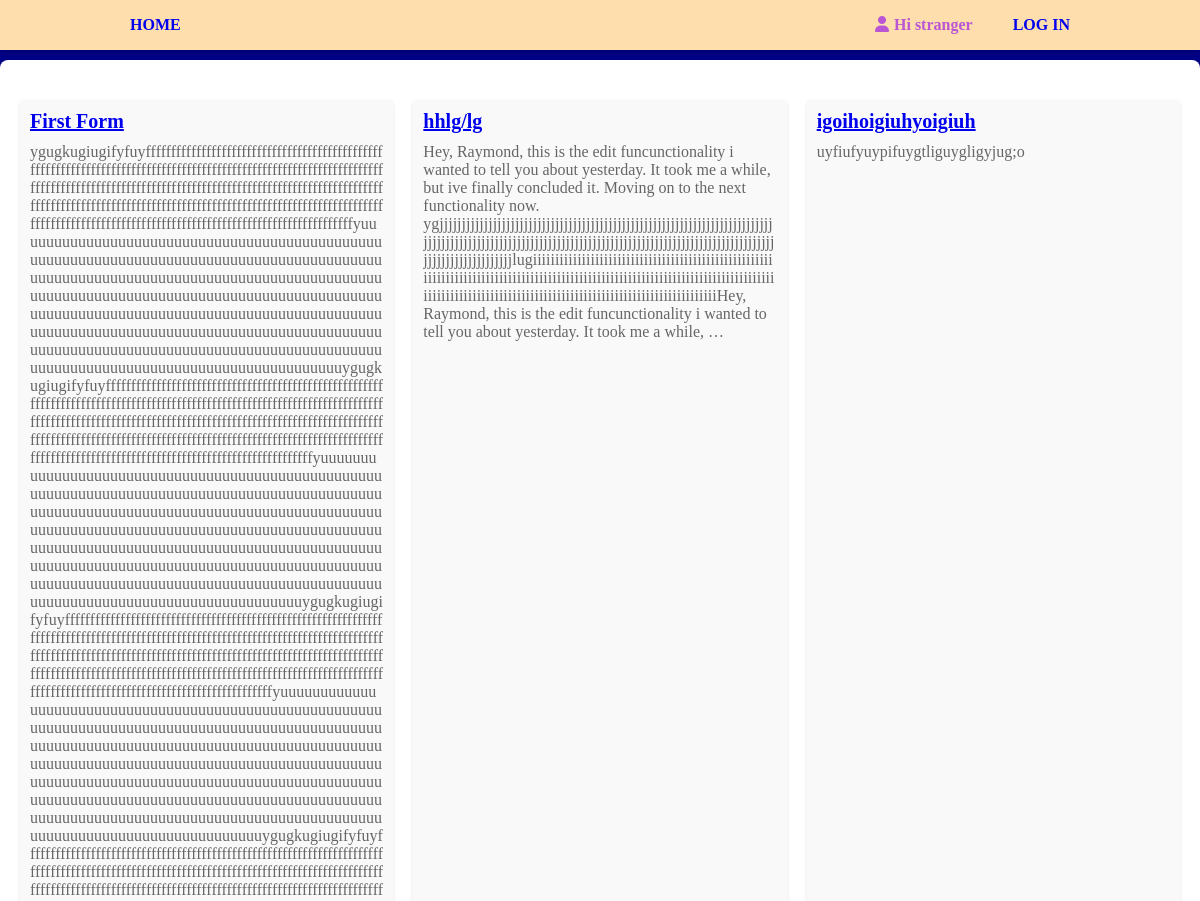
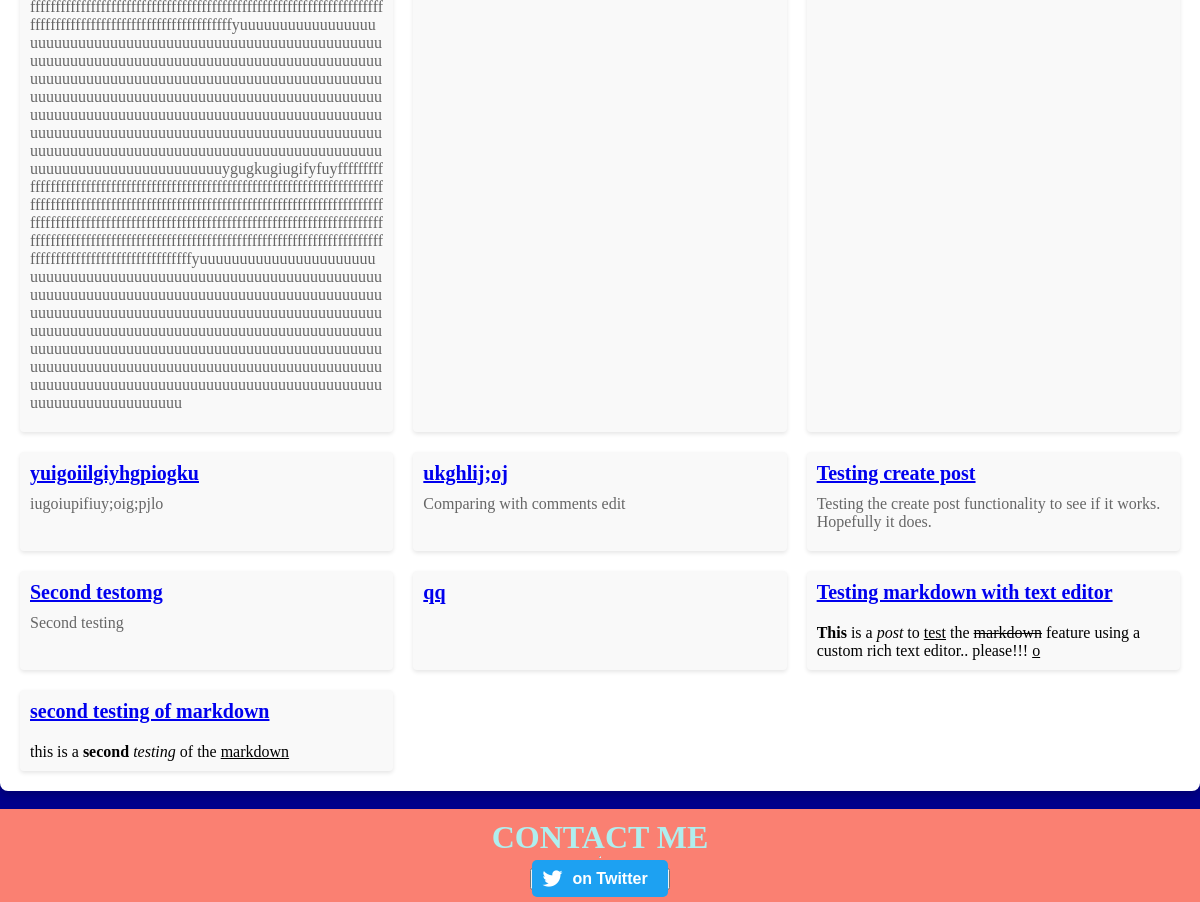
Page /category/first/ on the committed database (2 pictures, top to bottom).
### article/models.py (models this page shows, shortened)
class Post(models.Model):
    user = models.ForeignKey(User, on_delete=models.CASCADE)
    image = models.ImageField()
    title = models.CharField(max_length=255)
    slug = models.SlugField(unique=True, blank=True)
    category = models.ForeignKey(Category, on_delete=models.CASCADE, related_name='posts', default='uncategorized')
    date = models.DateTimeField(auto_now_add=True)
    likes = models.ManyToManyField(User, blank=True, related_name="post_likes")
    is_edited = models.BooleanField(default=False)
    post = RichTextField(blank=True, null=True)

### article/views.py (the view)
# urls.py: path('category/<str:categories>/', views.category_view, name='category'),
def category_view(request, categories):
    category = get_object_or_404(Category, name__exact=categories)
    posts = category.posts.all()
    context = {'category': category,
               'posts': posts,
               }
    return render(request, 'article/category.html', context)

### article/templates/article/category.html (shortened to what this page needs)
{% extends 'article/base.html' %}
{% load static %}
{% block css %}
    {{ block.super }}
    <link rel="stylesheet" href="{% static 'category.css' %}">
{% endblock %}
{% block body %}
<div class="category-page">
    <div class="category-articles">
        {% for post in posts %}
        <div class="article">
            <h2 class="article-title"><a href="{% url 'article:detail' slug=post.slug %}">{{ post.title }}</a></h2>
            <p class="article-excerpt">{{ post.post|safe|truncatewords:50 }}</p>
        </div>
        {% empty %}
        <p class="no-articles">No articles in this category.</p>
        {% endfor %}
    </div>
</div>
{% endblock %}

### assets/styles.css (style rules this page uses)
* { margin: 0; padding: 0; }
body { background-color: darkblue; }

### assets/category.css (style rules this page uses)
.category-page { padding: 20px; background-color: #fff; border-radius: 8px; box-shadow: 0 4px 8px rgba(0, 0, 0, 0.2); margin-top: 10px; overflow-x: hidden; }
.category-articles { display: grid; grid-template-columns: repeat(auto-fit, minmax(300px, 1fr)); grid-gap: 20px; }
.article { padding: 10px; background-color: #f9f9f9; border-radius: 4px; box-shadow: 0 2px 4px rgba(0, 0, 0, 0.1); transition: background-color 0.3s ease; overflow: hidden; }
.article-title { font-size: 20px; font-weight: bold; }
.article-excerpt { margin: 10px 0; font-size: 16px; color: #666; overflow: hidden; word-wrap: break-word; }

### rows in the picture
Post: title "First Form", post "ygugkugiugifyfuyfffffffffffffffffffffffffffffffffffffffffffffffffffffffffffffffffffffffffffffffffffffffffffffffffffffffffffffffffffffffffffffffffffffffffffffffffffffffffffffffffffffffffffffffffffffffffffffffffffffffffffffffffffffffffffffffffffffffffffffffffffffffffffffffffffffffffffffffffffffffffffffffffffffffffffffffffffffffffffffffffyuuuuuuuuuuuuuuuuuuuuuuuuuuuuuuuuuuuuuuuuuuuuuuuuuuuuuuuuuuuuuuuuuuuuuuuuuuuuuuuuuuuuuuuuuuuuuuuuuuuuuuuuuuuuuuuuuuuuuuuuuuuuuuuuuuuuuuuuuuuuuuuuuuuuuuuuuuuuuuuuuuuuuuuuuuuuuuuuuuuuuuuuuuuuuuuuuuuuuuuuuuuuuuuuuuuuuuuuuuuuuuuuuuuuuuuuuuuuuuuuuuuuuuuuuuuuuuuuuuuuuuuuuuuuuuuuuuuuuuuuuuuuuuuuuuuuuuuuuuuuuuuuuuuuuuuuuuuuuuuuuuuuuuuuuuuuuuuuuuuuuuuuuuuuuygugkugiugify…"
Post: title "hhlg/lg", post "Hey, Raymond, this is the edit funcunctionality i wanted to tell you about yesterday. It took me a while, but ive finally concluded it. Moving on to the next functionality now. ygjjjjjjjjjjjjjjjjjjjjjjjjjjjjjjjjjjjjjjjjjjjjjjjjjjjjjjjjjjjjjjjjjjjjjjjjjjjjjjjjjjjjjjjjjjjjjjjjjjjjjjjjjjjjjjjjjjjjjjjjjjjjjjjjjjjjjjjjjjjjjjjjjjjjjjjjjjjjjjjjjjjjjjjjjjjjjjlugiiiiiiiiiiiiiiiiiiiiiiiiiiiiiiiiiiiiiiiiiiiiiiiiiiiiiiiiiiiiiiiiiiiiiiiiiiiiiiiiiiiiiiiiiiiiiiiiiiiiiiiiiiiiiiiiiiiiiiiiiiiiiiiiiiiiiiiiiiiiiiiiiiiiiiiiiiiiiiiiiiiiiiiiiiiiiiiiiiiiiiiiiiiiiiiiiiiiiiiHey, Raymond, this is the edit funcunctionality i wanted to tell you about yesterday. It took me a while, …"
Post: title "igoihoigiuhyoigiuh", post "uyfiufyuypifuygtliguygligyjug;o"
Post: title "yuigoiilgiyhgpiogku", post "iugoiupifiuy;oig;pjlo"
Post: title "ukghlij;oj", post "Comparing with comments edit"
Post: title "Testing create post", post "Testing the create post functionality to see if it works. Hopefully it does."
Post: title "Second testomg", post "Second testing"
Post: title "qq"
Post: title "Testing markdown with text editor", post "This is a post to test the markdown feature using a custom rich text editor.. please!!! o"
Post: title "second testing of markdown", post "this is a second testing of the markdown"
